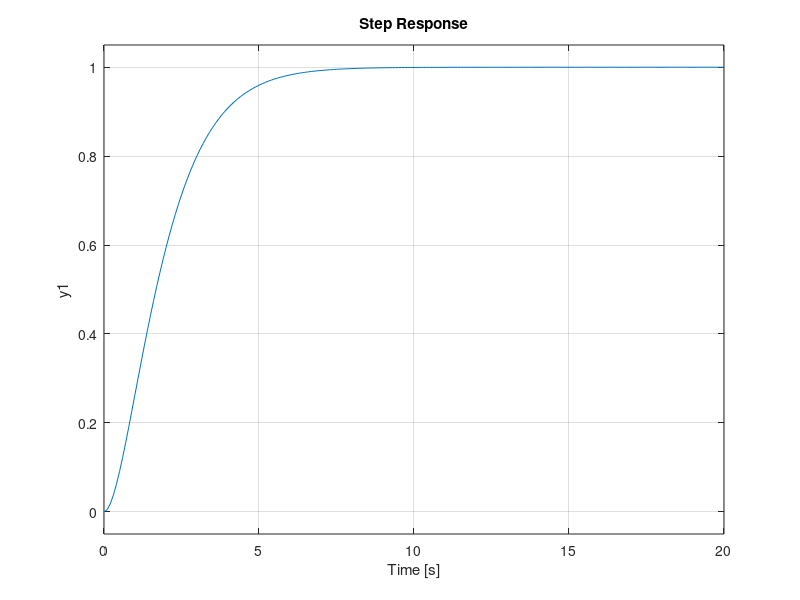

This chart was generated by the following MATLAB code:
% Clear
clear
clc
close all

%% SECOND ORDER OVERDAMPED SYSTEM
% Description: Represents an overdamped system 
% G(s) = (1) /
% (s^2+5s+6)

A = 1;

B = 1;
C = 5;
D = 6;

G2_num = [A];
G2_den = [B C D];
G2 = tf(G2_num,G2_den)

% Step Response
step(G2,0:0.1:20)



%% SECOND ORDER CRITICALLY DAMPED SYSTEM
% Description: Represents a critically damped system
% G(s) = (1) /
% (s^2+2s+1)

A = 1;

B = 1;
C = 2;
D = 1;

G3_num = [A];
G3_den = [B C D];
G3 = tf(G3_num,G3_den)

% Step Response
step(G3,0:0.1:20)